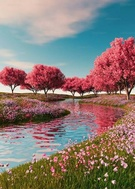
#> input picture Computer_Vision_Assignment_1/input.jpg, 135 x 189 px, shrunk from 378 x 529 before the run
$ jupyter execute --allow-errors Computer_Vision_Assignment_1.ipynb
#> lines starting #> are read from the running program, lines starting #| are printed output that depends on the picture
[cell 1]
import cv2
import numpy as np
import matplotlib.pyplot as plt
print("OpenCV version:", cv2.__version__)
print("NumPy version:", np.__version__)

# Program 1- Read and Dislay Image

[cell 2]
img = cv2.imread("input.jpg")
#> img is the input picture: shape (189, 135, 3); mean B, G, R 114.9, 121.3, 136.1
if img is None:
    print("Image not found")
else:
    print("Image loaded successfully")
    print("Image shape:", img.shape)
#| Image shape: (189, 135, 3)

[cell 3]
import os
print(os.getcwd())
print(os.listdir())

[cell 4]
img_rgb = cv2.cvtColor(img, cv2.COLOR_BGR2RGB)
plt.imshow(img_rgb)
plt.title("Original Image")
plt.axis("off")
plt.show()

# Program 2- Image Negative

[cell 5]
img2 = cv2.imread("negative_input.jpg")
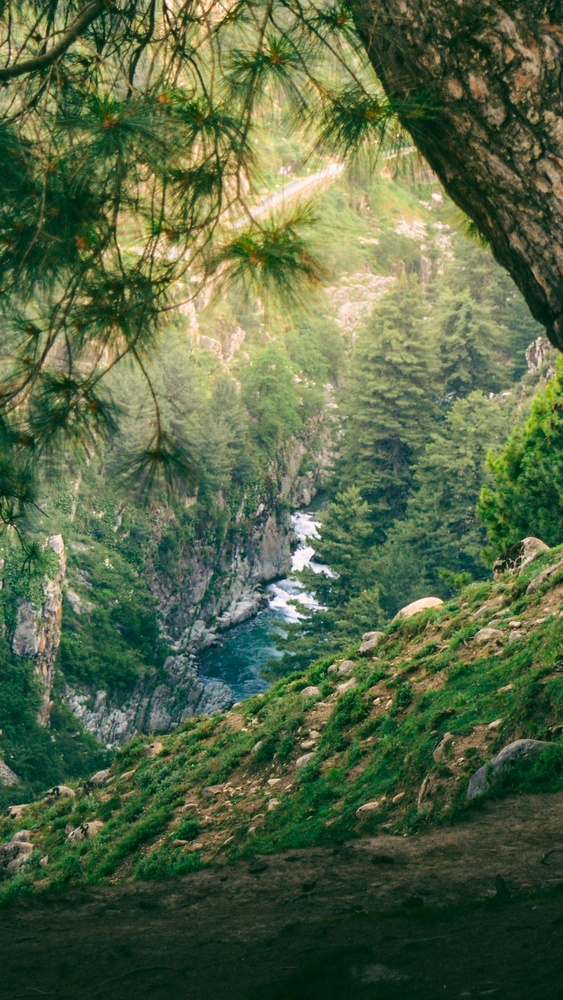
#> input picture Computer_Vision_Assignment_1/negative_input.jpg, 563 x 1000 px, shrunk from 1574 x 2798 before the run
#> img2 is the input picture: shape (1000, 563, 3); mean B, G, R 69.3, 103.2, 85.8
gray2 = cv2.cvtColor(img2, cv2.COLOR_BGR2GRAY)
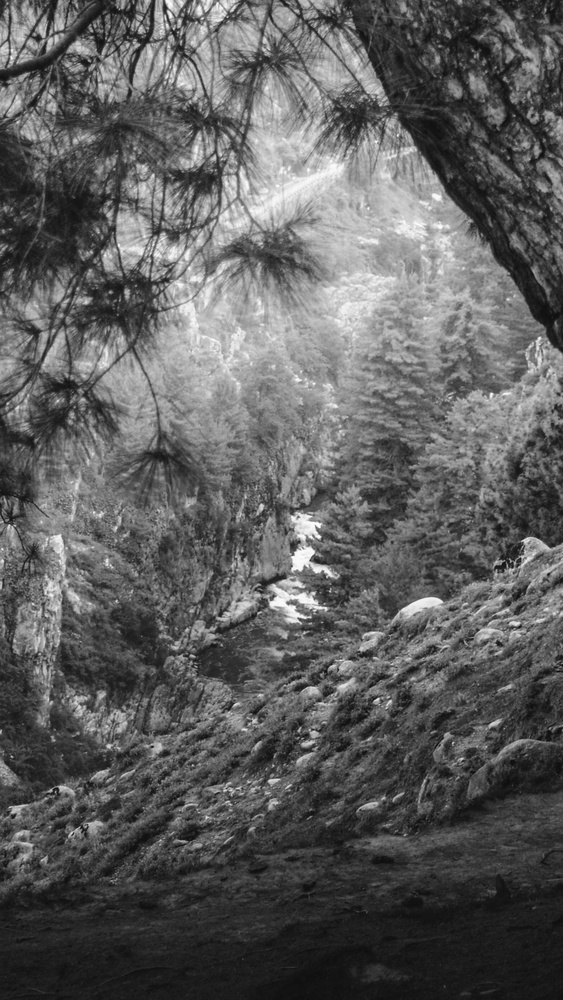
#> gray2: shape (1000, 563); min 11, max 254, mean 94.1
print("Image loaded successfully")

[cell 6]
negative = 255 - gray2
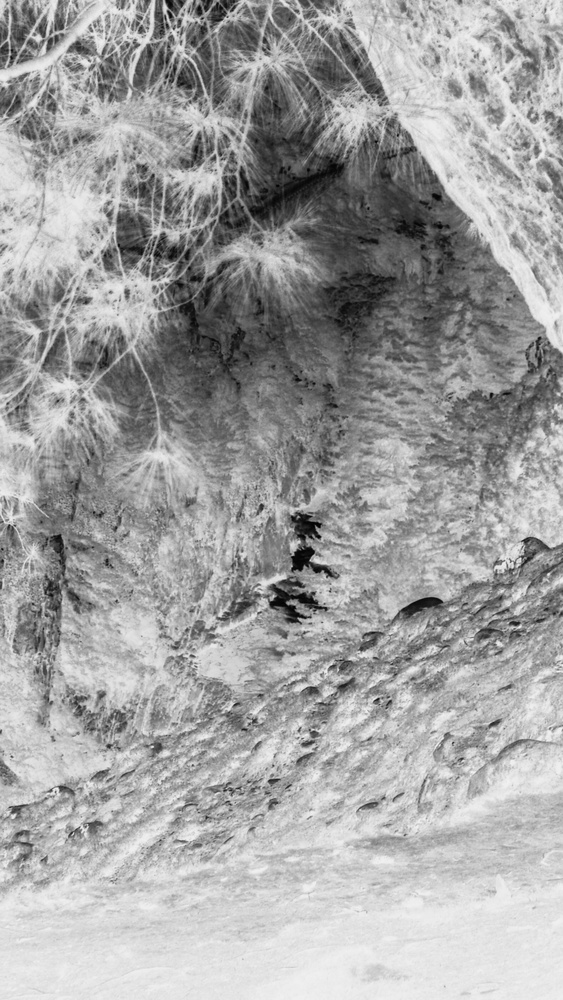
#> negative: shape (1000, 563); min 1, max 244, mean 160.9
plt.imshow(negative, cmap="gray")
plt.title("Image Negative")
plt.axis("off")
plt.show()

[cell 7]
cv2.imwrite("negative_output.jpg", negative)
print("Negative image saved successfully")

# Program 3-Log Transformation

[cell 8]
img3 = cv2.imread("input.jpg")
gray3 = cv2.cvtColor(img3, cv2.COLOR_BGR2GRAY)
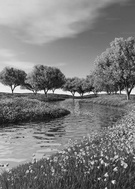
#> gray3: shape (189, 135); min 4, max 252, mean 125

[cell 9]
gray_float = gray3.astype(np.float32)
c = 255 / np.log(1 + np.max(gray_float))
#> c = 46.08
log_image = c * np.log(1 + gray_float)
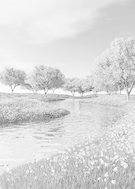
#> log_image: shape (189, 135) float32; min 74.17, max 255, mean 218.7
log_image = np.uint8(log_image)
plt.imshow(log_image, cmap="gray")
plt.title("Log Transformation")
plt.axis("off")
plt.show()

[cell 10]
cv2.imwrite("log_output.jpg", log_image)
print("Log transformation image saved successfully")

# Program 4- Gamma Transformation

[cell 11]
img4 = cv2.imread("input.jpg")
gray4 = cv2.cvtColor(img4, cv2.COLOR_BGR2GRAY)

[cell 12]
gamma = 0.5
gamma_image = np.power(gray4 / 255.0, gamma)
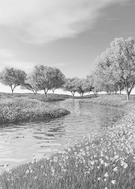
#> gamma_image: shape (189, 135) float64; min 0.125, max 0.994, mean 0.685
gamma_image = np.uint8(gamma_image * 255)
plt.imshow(gamma_image, cmap="gray")
plt.title("Gamma Transformation")
plt.axis("off")
plt.show()

[cell 13]
cv2.imwrite("gamma_output.jpg", gamma_image)
print("Gamma transformation image saved successfully")

# Program 5 — Contrast Stretching

[cell 14]
img5 = cv2.imread("input.jpg")
gray5 = cv2.cvtColor(img5, cv2.COLOR_BGR2GRAY)
print("Image loaded successfully")

[cell 15]
min_val = np.min(gray5)
#> min_val = 4
max_val = np.max(gray5)
#> max_val = 252
contrast = ((gray5 - min_val) / (max_val - min_val)) * 255
contrast = np.uint8(contrast)
plt.imshow(contrast, cmap="gray")
plt.title("Contrast Stretching")
plt.axis("off")
plt.show()

[cell 16]
cv2.imwrite("contrast_output.jpg", contrast)
print("Contrast stretching image saved successfully")

# Program 6 — Mean/Average Filter

img6 = cv2.imread("input.jpg")
gray6 = cv2.cvtColor(img6, cv2.COLOR_BGR2GRAY)
print("Image loaded successfully")

#> (a cell that did not finish here is left out)

#> (a cell that did not finish here is left out)

# Program 7-Gaussian Filter

[cell 19]
img7 = cv2.imread("input.jpg")
gray7 = cv2.cvtColor(img7, cv2.COLOR_BGR2GRAY)
print("Image loaded successfully")

[cell 20]
gaussian = cv2.GaussianBlur(gray7, (5, 5), 0)
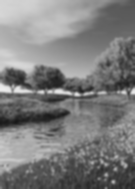
#> gaussian: shape (189, 135); min 23, max 235, mean 125
plt.imshow(gaussian, cmap="gray")
plt.title("Gaussian Filter")
plt.axis("off")
plt.show()

[cell 21]
cv2.imwrite("gaussian_output.jpg", gaussian)
print("Gaussian filter image saved successfully")

# Program 8-Median Filter

[cell 22]
img8 = cv2.imread("input.jpg")
gray8 = cv2.cvtColor(img8, cv2.COLOR_BGR2GRAY)
print("Image loaded successfully")

[cell 23]
median = cv2.medianBlur(gray8, 5)
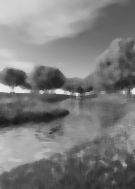
#> median: shape (189, 135); min 25, max 235, mean 123.9
plt.imshow(median, cmap="gray")
plt.title("Median Filter")
plt.axis("off")
plt.show()

[cell 24]
cv2.imwrite("median_output.jpg", median)
print("Median filter image saved successfully")

# Program 9 — Bilateral Filter

[cell 25]
img9 = cv2.imread("input.jpg")
gray9 = cv2.cvtColor(img9, cv2.COLOR_BGR2GRAY)
print("Image loaded successfully")

[cell 26]
bilateral = cv2.bilateralFilter(gray9, 9, 75, 75)
plt.imshow(bilateral, cmap="gray")
plt.title("Bilateral Filter")
plt.axis("off")
plt.show()

[cell 27]
cv2.imwrite("bilateral_output.jpg", bilateral)
print("Bilateral filter image saved successfully")

# Program 10 — Image Restoration

[cell 28]
img10 = cv2.imread("input.jpg")
gray10 = cv2.cvtColor(img10, cv2.COLOR_BGR2GRAY)
print("Image loaded successfully")

[cell 29]
noisy = gray10.copy()
amount = 0.05
num_pixels = int(amount * gray10.size)
#> num_pixels = 1275
# Add salt noise
coords = [np.random.randint(0, i, num_pixels) for i in gray10.shape]
noisy[coords[0], coords[1]] = 255
# Add pepper noise
coords = [np.random.randint(0, i, num_pixels) for i in gray10.shape]
noisy[coords[0], coords[1]] = 0
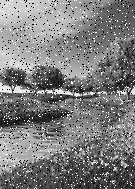
#> noisy: shape (189, 135); min 0, max 255, mean 125
print("Salt-and-pepper noise added successfully")

[cell 30]
restored = cv2.medianBlur(noisy, 5)
print("Image restored using median filter")

[cell 31]
plt.figure(figsize=(15, 5))
plt.subplot(1, 3, 1)
plt.imshow(gray10, cmap="gray")
plt.title("Original Image")
plt.axis("off")
plt.subplot(1, 3, 2)
plt.imshow(noisy, cmap="gray")
plt.title("Noisy Image")
plt.axis("off")
plt.subplot(1, 3, 3)
plt.imshow(restored, cmap="gray")
plt.title("Restored Image")
plt.axis("off")
plt.show()
